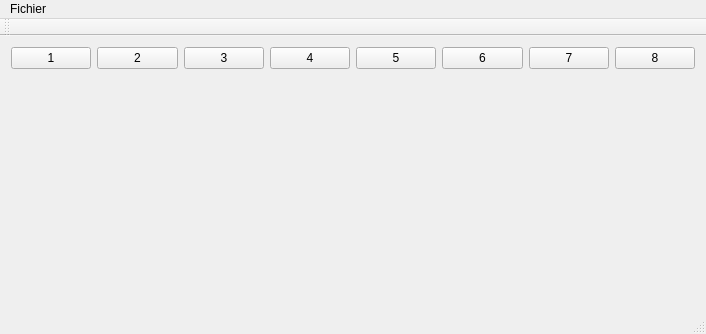
<?xml version="1.0" encoding="UTF-8"?>
<ui version="4.0">
 <class>MainWindow</class>
 <widget class="QMainWindow" name="MainWindow">
  <property name="geometry">
   <rect>
    <x>0</x>
    <y>0</y>
    <width>706</width>
    <height>334</height>
   </rect>
  </property>
  <property name="windowTitle">
   <string>MainWindow</string>
  </property>
  <widget class="QWidget" name="centralWidget">
   <layout class="QGridLayout" name="gridLayout_2">
    <item row="0" column="0">
     <layout class="QVBoxLayout" name="verticalLayout">
      <item>
       <layout class="QHBoxLayout" name="horizontalLayout">
        <item>
         <widget class="QPushButton" name="mPbCol0">
          <property name="text">
           <string>1</string>
          </property>
         </widget>
        </item>
        <item>
         <widget class="QPushButton" name="mPbCol1">
          <property name="text">
           <string>2</string>
          </property>
         </widget>
        </item>
        <item>
         <widget class="QPushButton" name="mPbCol2">
          <property name="text">
           <string>3</string>
          </property>
         </widget>
        </item>
        <item>
         <widget class="QPushButton" name="mPbCol3">
          <property name="text">
           <string>4</string>
          </property>
         </widget>
        </item>
        <item>
         <widget class="QPushButton" name="mPbCol4">
          <property name="text">
           <string>5</string>
          </property>
         </widget>
        </item>
        <item>
         <widget class="QPushButton" name="mPbCol5">
          <property name="text">
           <string>6</string>
          </property>
         </widget>
        </item>
        <item>
         <widget class="QPushButton" name="mPbCol6">
          <property name="text">
           <string>7</string>
          </property>
         </widget>
        </item>
        <item>
         <widget class="QPushButton" name="mPbCol7">
          <property name="text">
           <string>8</string>
          </property>
         </widget>
        </item>
       </layout>
      </item>
      <item>
       <widget class="GrilleJeux" name="mGrilleJeux" native="true">
        <property name="minimumSize">
         <size>
          <width>0</width>
          <height>0</height>
         </size>
        </property>
        <property name="baseSize">
         <size>
          <width>0</width>
          <height>0</height>
         </size>
        </property>
       </widget>
      </item>
     </layout>
    </item>
   </layout>
  </widget>
  <widget class="QMenuBar" name="menuBar">
   <property name="geometry">
    <rect>
     <x>0</x>
     <y>0</y>
     <width>706</width>
     <height>22</height>
    </rect>
   </property>
   <widget class="QMenu" name="menuReset">
    <property name="title">
     <string>Fichier</string>
    </property>
    <addaction name="mMenuReset"/>
   </widget>
   <addaction name="menuReset"/>
  </widget>
  <widget class="QToolBar" name="mainToolBar">
   <attribute name="toolBarArea">
    <enum>TopToolBarArea</enum>
   </attribute>
   <attribute name="toolBarBreak">
    <bool>false</bool>
   </attribute>
  </widget>
  <widget class="QStatusBar" name="statusBar"/>
  <action name="mMenuReset">
   <property name="text">
    <string>Reset</string>
   </property>
  </action>
 </widget>
 <layoutdefault spacing="6" margin="11"/>
 <customwidgets>
  <customwidget>
   <class>GrilleJeux</class>
   <extends>QWidget</extends>
   <header>grillejeux.h</header>
   <container>1</container>
  </customwidget>
 </customwidgets>
 <resources/>
 <connections/>
</ui>
